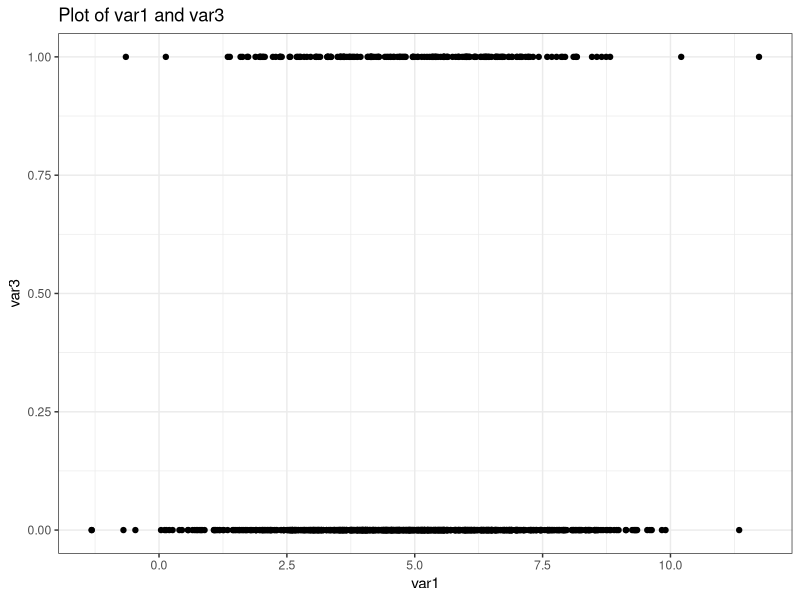

Reproduce this figure in R.
# Working directory
# setwd("~/Desktop/workflow_example")

# Packages
library(ggplot2)

# Load data
df = read.csv("create_data/output/data.csv")

# Create scatter plot of two variables
scatter1 = "var1"
scatter2 = "var3"
plottitle = paste("Plot of", scatter1, "and", scatter2)

p = ggplot(df, aes(x = !!sym(scatter1), y = !!sym(scatter2))) +
  geom_point() +
  theme_bw() +
  labs(title = plottitle)
ggsave("plots/output/scatter.pdf", p, width = 5, height = 5)